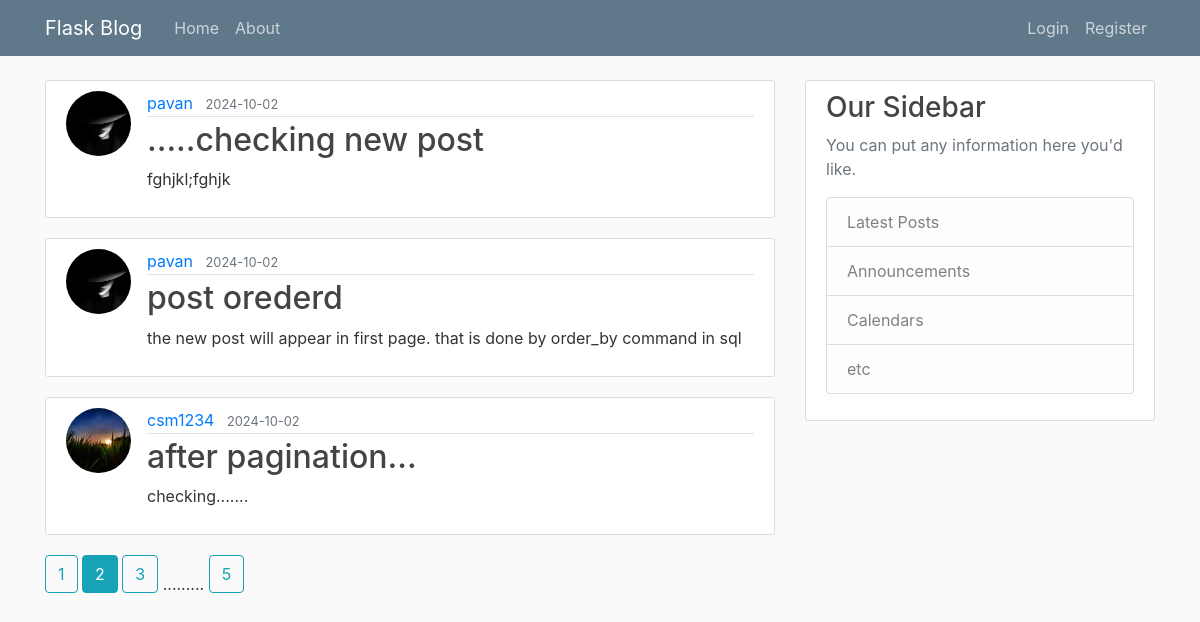
The page /home?page=2 on the database its author committed.
### flaskblog/models.py (models this page shows, shortened)
class Post(db.Model):
    id=db.Column(db.Integer,primary_key=True)
    title=db.Column(db.String(20),nullable=False)
    date_posted=db.Column(db.DateTime,nullable=False,default=datetime.utcnow)
    content=db.Column(db.Text,nullable=False)
    user_id=db.Column(db.Integer,db.ForeignKey('user.id'),nullable=False)

class User(db.Model,UserMixin):
    id=db.Column(db.Integer,primary_key=True)
    username=db.Column(db.String(20),unique=True,nullable=False)
    email=db.Column(db.String(120),unique=True,nullable=False)
    image_file=db.Column(db.String(20),nullable=False,default='default.jpg')
    password=db.Column(db.String(60),nullable=False)
    posts=db.relationship('Post',backref='author',lazy=True)

### flaskblog/main/routes.py (the view)
@main.route('/')
@main.route('/home')
def home():
    page=request.args.get('page',1,type=int)
    posts=Post.query.order_by(Post.date_posted.desc()).paginate(page=page,per_page=3)
    return render_template('home.html', posts=posts, title='home')

### flaskblog/templates/home.html
{% extends 'layout.html'%}
{% block content %}
    {% for post in posts.items%}
    <article class="media content-section">
        <img class="rounded-circle article-img" src="{{url_for('static',filename='profile_pics/'+post.author.image_file)}}">
        <div class="media-body">
          <div class="article-metadata">
            <a class="mr-2" href="{{ url_for('users.user_posts',username=post.author.username)}}">{{ post.author.username }}</a>
            <small class="text-muted">{{ post.date_posted.strftime('%Y-%m-%d')}}</small>
          </div>
          <h2><a class="article-title" href="{{url_for('posts.post',post_id=post.id)}}">{{ post.title }}</a></h2>
          <p class="article-content">{{ post.content }}</p>
        </div>
    </article>
    {% endfor %}
    {% for page_num in posts.iter_pages(left_edge=1,right_edge=1,left_current=1,right_current=1)%}
        {% if page_num %}
            {% if posts.page==page_num %}
              <a class="btn btn-info mb-4" href="{{url_for('main.home',page=page_num)}}">{{ page_num}}</a>
            {% else %}
              <a class="btn btn-outline-info mb-4" href="{{url_for('main.home',page=page_num)}}">{{ page_num}}</a>
            {% endif %}
        {% else %}
            .........
        {% endif %}
    {% endfor %}
{% endblock content %}

### flaskblog/static/main.css (style rules this page uses)
body { background: #fafafa; color: #333333; margin-top: 5rem; }
h1, h2, h3, h4, h5, h6 { color: #444444; }
.content-section { background: #ffffff; padding: 10px 20px; border: 1px solid #dddddd; border-radius: 3px; margin-bottom: 20px; }
.article-title { color: #444444; }
.article-content { white-space: pre-line; }
.article-img { height: 65px; width: 65px; margin-right: 16px; }
.article-metadata { padding-bottom: 1px; margin-bottom: 4px; border-bottom: 1px solid #e3e3e3 }

### rows shown on the page
Post: image_file (placeholder picture), author.username "pavan", date_posted "2024-10-02", title ".....checking new post", content "fghjkl;fghjk"
Post: image_file (placeholder picture), author.username "pavan", date_posted "2024-10-02", title "post orederd", content "the new post will appear in first page. that is done by order_by command in sql"
Post: image_file (picture), author.username "csm1234", date_posted "2024-10-02", title "after pagination...", content "checking......."

### other values the page prints
{{ page_num }} "1" "3" "5"
{{ page_num }} "2"
